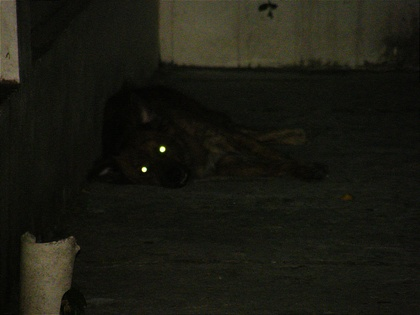
%> input picture dataset/exp1/D0.jpg, 420 x 315 px, shrunk from 800 x 600 before the run
$ octave --eval "exp1_AHE;"   (GNU Octave 9; MATLAB toolbox functions it lacks are replaced by stand-ins)
%> lines starting %> are read from the running program, lines starting %| are printed output that depends on the picture
function exp1_AHE()
    % Define image names (Only JPG images)
    image_names = {'D0', 'D1', 'D2', 'D3', 'D4', 'L0', 'L1', 'L2', 'L3', 'L4'};
    input_folder = 'dataset/exp1/';
    output_folder = 'exp1_AHE/';

    % Ensure output folder exists
    if ~exist(output_folder, 'dir')
        mkdir(output_folder);
    end

    % Define AHE tile sizes to test
    tile_sizes = [8, 16, 32];

    % Initialize results table
    all_results = [];

    % Process each image (JPG only)
    for idx = 1:length(image_names)
        image_name = image_names{idx};
        img_path = fullfile(input_folder, [image_name, '.jpg']);

        % Check if image exists
        if ~isfile(img_path)
            fprintf('Skipping: %s (File not found)\n', img_path);
            continue;
        end

        img = imread(img_path);
%> img is the input picture: size 315x420x3 uint8; mean R, G, B 26.1, 26.3, 18
        [~, base_name, ext] = fileparts(img_path); % Extract filename
        full_image_name = [base_name, ext];

        % Convert image to double for precision
        img = im2double(img);
%> img: size 315x420x3 double

        % Convert image to YCbCr color space
        img_ycbcr = rgb2ycbcr(img);
%> img_ycbcr: size 315x420x3 double; mean of channels 1, 2, 3 0.148, 0.488, 0.504
        Y = img_ycbcr(:,:,1);  % Extract luminance channel
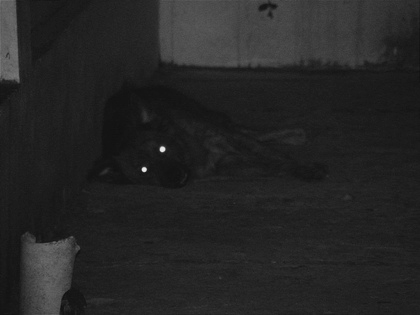
%> Y: size 315x420 double; min 0.0647, max 0.91, mean 0.148

        % Store results
        results = [];

        % Original Image Metrics
        entropy_original = entropy(Y);
%> entropy_original = 5.15
        std_original = std(double(Y(:)));
%> std_original = 0.0628
        ssim_original = 1.0;  % SSIM with itself is always 1
        bhatta_original = 0.0; % Bhattacharyya distance with itself is 0
        lcv_original = local_contrast_variance(Y);
%> in local_contrast_variance, `local_variance = imboxfilt((image - local_means).^2, window_size);`:
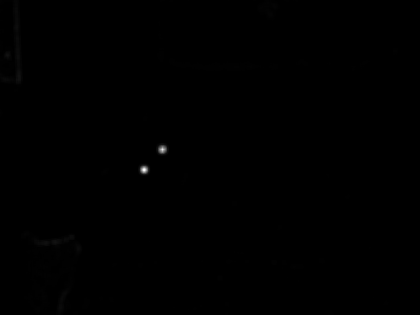
%> local_variance: size 315x420 double; min 1.94e-06, max 0.0657, mean 0.000127; drawn with min black and max white
%> in local_contrast_variance, `lcv = mean(local_variance(:));`: lcv = 0.000127
%> lcv_original = 0.000127

        % Store original image metrics
        results = [results; 0, entropy_original, std_original, ssim_original, bhatta_original, lcv_original];
%> results = [0 5.15 0.0628 1 0 0.000127]

        % Create figure with a full title
        figure;
        sgtitle(['AHE Parameter Evaluation: ', full_image_name], 'FontSize', 14);

        % Display the original image
        subplot(2,3,1);
        imshow(img);
        title('Original Image', 'FontSize', 10);

        % Loop through different tile sizes for AHE
        for i = 1:length(tile_sizes)
            tile_size = tile_sizes(i);

            % Apply AHE with specific tile size
            Y_ahe = adaptive_histogram_equalization(Y, tile_size);

            % Merge enhanced Y with original CbCr channels
            img_ahe = ycbcr2rgb(cat(3, Y_ahe, img_ycbcr(:,:,2), img_ycbcr(:,:,3)));

            % Compute evaluation metrics
            entropy_ahe = entropy(Y_ahe);
            std_ahe = std(double(Y_ahe(:)));
            ssim_ahe = ssim(Y_ahe, Y);
            bhatta_ahe = bhattacharyya_distance(Y, Y_ahe);
            lcv_ahe = local_contrast_variance(Y_ahe);

            % Store results
            results = [results; tile_size, entropy_ahe, std_ahe, ssim_ahe, bhatta_ahe, lcv_ahe];

            % Display results visually with an updated title
            subplot(2, 3, i+1);
            imshow(img_ahe);
            title(['Tile: ', num2str(tile_size)], 'FontSize', 10);

            % Save processed images in JPG format
            enhanced_img_path = fullfile(output_folder, sprintf('%s_AHE_Tile_%d.jpg', base_name, tile_size));
            imwrite(img_ahe, enhanced_img_path);
        end
%> this loop made 3 passes
%> (entropy_ahe, std_ahe, ssim_ahe, coeff in bhattacharyya_distance, dist in bhattacharyya_distance, bhatta_ahe, lcv in local_contrast_variance, lcv_ahe) on passes 1 to 3: (6.25, 0.113, 0.819, 0.879, 0.348, 0.348, 0.000668, 0.000668), (6.08, 0.0996, 0.841, 0.873, 0.356, 0.356, 0.000619, 0.000619), (5.7, 0.11, 0.898, 0.775, 0.475, 0.475, 0.000418, 0.000418)
%> pass 1, in adaptive_histogram_equalization, `output = adapthisteq(image, 'NumTiles', [tile_size tile_size]);`:
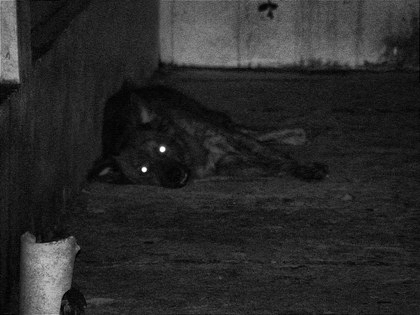
%> output: size 315x420 double; min 0, max 1, mean 0.164
%> pass 1, in exp1_AHE, `img_ahe = ycbcr2rgb(cat(3, Y_ahe, img_ycbcr(:,:,2), img_ycbcr(:,:,3)));`:
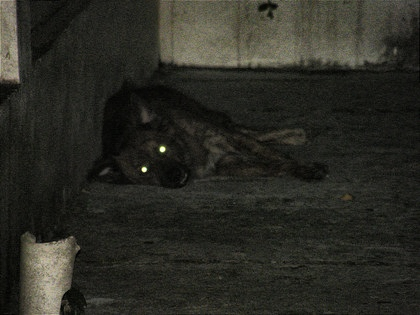
%> img_ahe: size 315x420x3 double; mean R, G, B 0.121, 0.122, 0.089; drawn with min black and max white
%> after the loop, results = [0 5.15 0.0628 1 0 0.000127; 8 6.25 0.113 0.819 0.348 0.000668; 16 6.08 0.0996 0.841 0.356 0.000619; 32 5.7 0.11 0.898 0.475 0.000418]
%> after the loop:
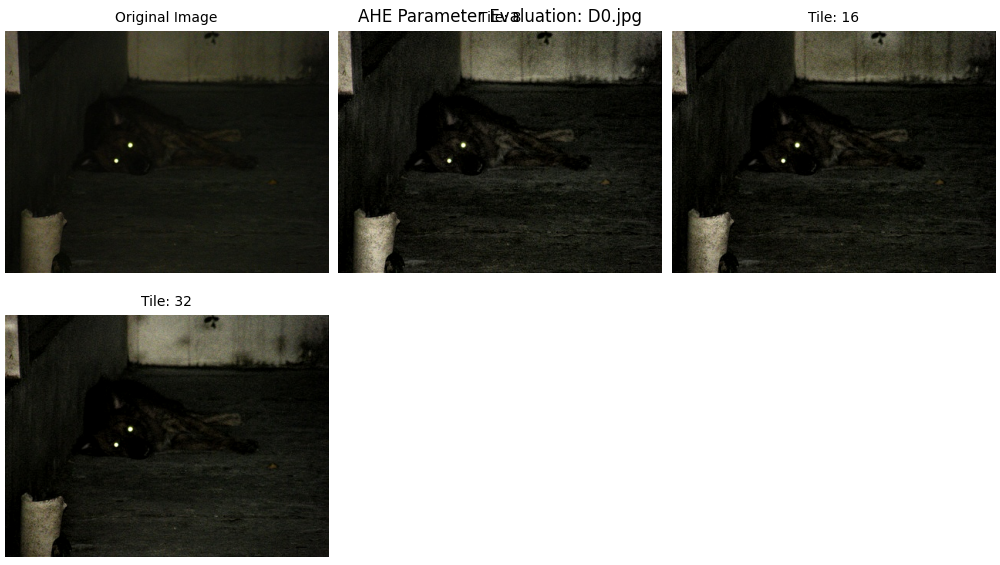
%> figure redrawn from the program's plot data, 4 panels

        % Create a table with image name and method
        num_rows = size(results, 1);
%> num_rows = 4
        image_names_col = repmat({full_image_name}, num_rows, 1);
%> image_names_col = {'D0.jpg', 'D0.jpg', 'D0.jpg', 'D0.jpg'}
        methods_col = repmat({'AHE'}, num_rows, 1);
%> methods_col = {'AHE', 'AHE', 'AHE', 'AHE'}

        % Convert results to table and include image name and method
        results_table = table(image_names_col, methods_col, results(:,1), results(:,2), results(:,3), ...
            results(:,4), results(:,5), results(:,6), ...
            'VariableNames', {'Image_Name', 'Method', 'Tile_Size', 'Entropy', 'StdDev', 'SSIM', 'Bhattacharyya', 'LCV'});
%> results_table = 4 items; Tile_Size, Entropy, StdDev, SSIM and Bhattacharyya: 0 5.15 0.0628 1 0, 8 6.25 0.113 0.819 0.348, 16 6.08 0.0996 0.841 0.356, 32 5.7 0.11 0.898 0.475

        % Append results to all_results
        all_results = [all_results; results_table];

        % Print Image Name and Method Before Table
        fprintf('\n====================================\n');
        fprintf('Image Name: %s\n', full_image_name);
        fprintf('Method: AHE (Adaptive Histogram Equalization)\n');
        fprintf('====================================\n');

        % Display table
        disp('Evaluation Metrics for AHE with Different Tile Sizes:');
        disp(results_table);

        % Generate metric comparison plots
        plot_ahe_metrics(results_table, tile_sizes, full_image_name, output_folder);
    end

    % Save final results to a single CSV file
    csv_filename = fullfile(output_folder, 'results_summary.csv');
    writetable(all_results, csv_filename);
    fprintf('All results saved to: %s\n', csv_filename);
end

% ---- Adaptive Histogram Equalization Function ----
function output = adaptive_histogram_equalization(image, tile_size)
    output = adapthisteq(image, 'NumTiles', [tile_size tile_size]);
end

% ---- Bhattacharyya Distance Function ----
function dist = bhattacharyya_distance(img1, img2)
    hist1 = imhist(img1) / numel(img1);
    hist2 = imhist(img2) / numel(img2);
    coeff = sum(sqrt(hist1 .* hist2));
    dist = sqrt(1 - coeff);
end

% ---- Local Contrast Variance (LCV) Function ----
function lcv = local_contrast_variance(image)
    image = im2double(image);
    window_size = 5;
    local_means = imboxfilt(image, window_size);
    local_variance = imboxfilt((image - local_means).^2, window_size);
    lcv = mean(local_variance(:));
end

% ---- Visualization Function ----
% [51 lines left out: function plot_ahe_metrics, not called in this run]
%> (the run ends here)
